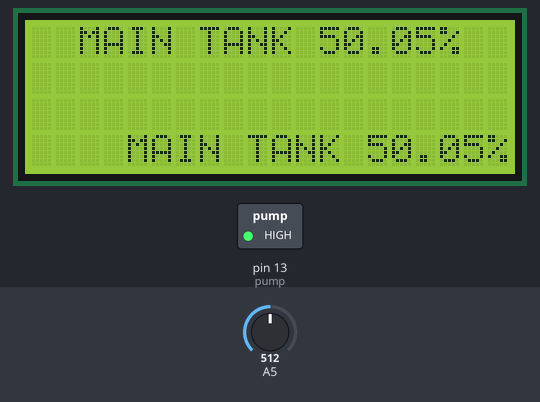
Bench run of a sketch on a simulated Arduino Uno, built with avr-gcc and run on an emulated ATmega328P. Parts: 20×4 character LCD, switched loads named in the sketch (green lamp = pin HIGH). The inputs (shaded band) are chosen by the test bench; at power-on: A5 = 512. What the sketch prints to the serial monitor is not drawn.

Above: at 1.2 s.
1.3 s: A5 set to 907
At 2.5 s:
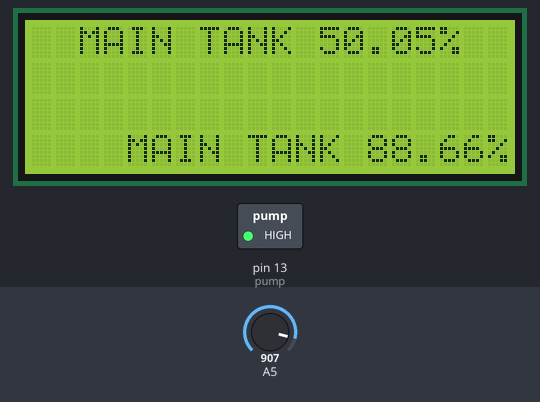
2.8 s: A5 set to 941
At 3.7 s:
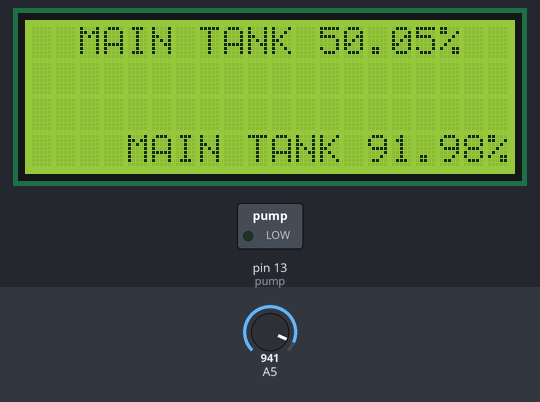
4.4 s: A5 set to 1015
At 4.8 s:
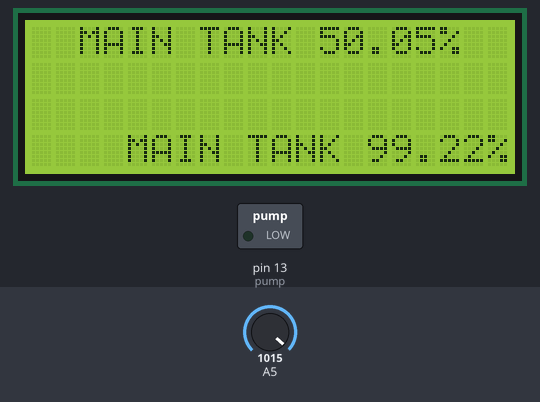
5.9 s: A5 set to 1023
At 7.0 s:
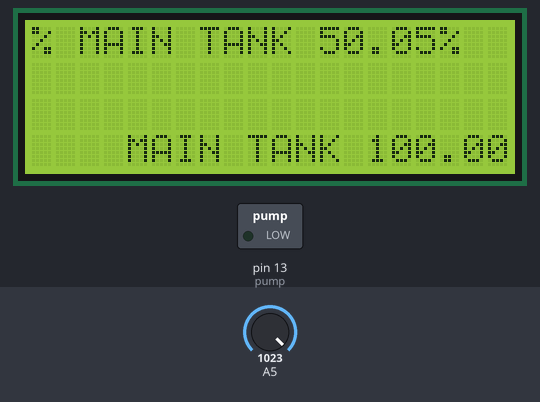
7.4 s: A5 set to 900
At 8.2 s:
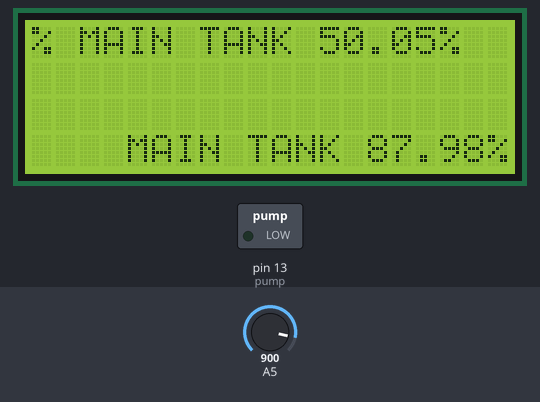
8.9 s: A5 set to 783
At 10.1 s:
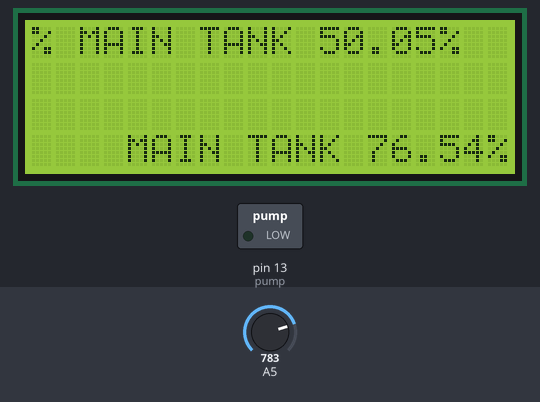
10.4 s: A5 set to 756
Timing chart, 0 to 13.1 s (numbered marks = the images above; inputs shaded):
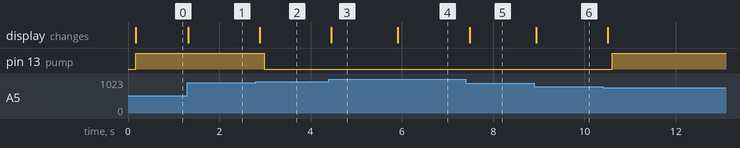

Measured:
- the behaviour switches between 923 and 924 on A5 (found by bisection; images 1 and 2)
- the behaviour switches between 1022 and 1023 on A5 (found by bisection; images 3 and 4)
- after the input at 1.3 s, the display: changes at once (image 1)
- after the input at 2.8 s, pin 13 (pump): HIGH → LOW after 0.19 s; the display: changes after 0.09 s (image 2)
- after the input at 4.4 s, the display: changes after 0.05 s (image 3)
- after the input at 5.9 s, the display: changes at once (image 4)
- after the input at 7.4 s, the display: changes after 0.08 s (image 5)
- after the input at 8.9 s, the display: changes at once (image 6)
- after the input at 10.4 s, pin 13 (pump): LOW → HIGH after 0.21 s

The sketch:

water_level.ino
```cpp
// defines pins numbers
const int sensor1_trigPin = 9;
const int sensor1_echoPin = 10;
const int sensor2_trigPin = 11;
const int sensor2_echoPin = 12;
// defines variables
float tank1_empty = 5.68;
float tank2_empty = 7.984;
int pump = 13;


int selonoid = 8;
int utility_supply = 7;
bool utility_supply_available = false;

// include the library code:
#include <LiquidCrystal.h>
LiquidCrystal lcd(4,5,A4,A3,A2,A1);

void setup() {
  // put your setup code here, to run once:
   pinMode(sensor1_trigPin, OUTPUT);
   pinMode(sensor1_echoPin, INPUT);
   pinMode(sensor2_trigPin, OUTPUT);
   pinMode(sensor2_echoPin, INPUT);
   Serial.begin(9600); // Starts the serial communication
      lcd.begin(20, 4);
  pinMode(pump,OUTPUT);
  pinMode(A5,INPUT);
  //delay(2000);
}

void loop() {
  // put your main code here, to run repeatedly:
  float sensor1_distance = (analogRead(A5)*100.0)/1023.0; //distance_finder(sensor1_trigPin,sensor1_echoPin);
  float sensor2_distance = 1.22; //distance_finder(sensor2_trigPin,sensor2_echoPin);
  float distance1 = tank1_empty - sensor1_distance;
  float distance2 = sensor1_distance; //tank2_empty - sensor2_distance;
  Serial.println("value " + String(sensor1_distance));
  // Print a message to the LCD.
  lcd.print("  MAIN TANK " + String(sensor1_distance) +"%");
  lcd.setCursor(0, 1);
  lcd.print("  ");
  lcd.setCursor(0, 2);
  lcd.print("   ");
  lcd.setCursor(0, 3);
  lcd.print("  ");
  delay(100);


  /*
//utility supply monitor
if(distance1 <= 90.3){
  if(utility_supply_available){
    digitalWrite(selonoid, HIGH);
  }else{
    if(distance1 < 60){
      digitalWrite(selonoid, LOW);
      //send 2-3 sms to request water
    }
  }
}*/

//display tanks

//pump monitor
 bool pump_state1 = true;
 bool pump_state2 = false;
  if(distance2 <= 90.3){
    if(distance2 <= 75 and pump_state1){
      pump_state2 = true;
      digitalWrite(pump, HIGH);
      Serial.println("Pump on");
    }
    if(distance2 > 89.00 and pump_state2){
      pump_state1 = false;
      digitalWrite(pump, LOW);
      Serial.println("Pump off");
    }
  }else{
    digitalWrite(pump, LOW);
    Serial.println("Pump off");
  }


}

float distance_finder(int  trigeger_pin, int echo_pin){
// Clears the trigPin
  digitalWrite(trigeger_pin, LOW);
  delayMicroseconds(2);
  // Sets the trigPin on HIGH state for 10 micro seconds
  digitalWrite(trigeger_pin, HIGH);
  delayMicroseconds(10);
  digitalWrite(trigeger_pin, LOW);
  // Reads the echoPin, returns the sound wave travel time in microseconds
  long duration = pulseIn(echo_pin, HIGH);
  // Calculating the distance
  float distance = duration * 0.034 / 2;
  // Prints the distance on the Serial Monitor
  //Serial.print("Distance: ");
  //Serial.println(distance);
  return distance;
}
```
